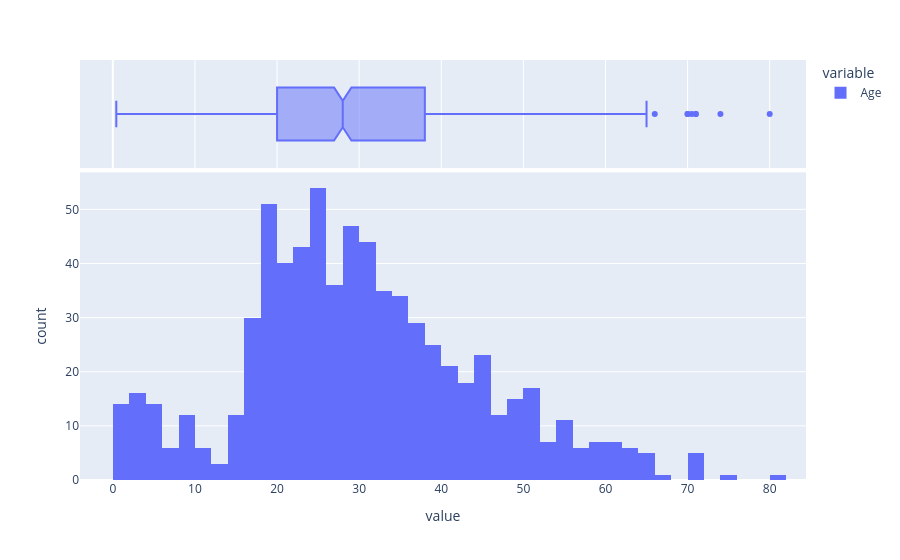

The cell this chart's notebook holds for it:
### Markdown cell above
### 3.1 Age - Missing Values

### Code cell
a=train['Age'].isna().sum()
print("The no of missing values in age are: ",a)
b=len(train['Age'])

print(f'This is {(a/b)*100} % of the values')
px.histogram(train['Age'],marginal='box')

### Figure 1 — Plotly figure (JSON) as saved in the notebook; plotly's stock layout.template omitted (floating-point values rounded to 4 significant figures; data arrays with more than 128 entries replaced by an {"elided": "..."} marker saying what was removed)
{"data": [{"alignmentgroup": "True", "bingroup": "x", "hovertemplate": "variable=Age<br>value=%{x}<br>count=%{y}<extra></extra>", "legendgroup": "Age", "marker": {"color": "#636efa", "pattern": {"shape": ""}}, "name": "Age", "offsetgroup": "Age", "orientation": "v", "showlegend": true, "type": "histogram", "x": {"elided": "891 float values"}, "xaxis": "x", "yaxis": "y"}, {"alignmentgroup": "True", "hovertemplate": "variable=Age<br>value=%{x}<extra></extra>", "legendgroup": "Age", "marker": {"color": "#636efa"}, "name": "Age", "notched": true, "offsetgroup": "Age", "showlegend": false, "type": "box", "x": {"elided": "891 float values"}, "xaxis": "x2", "yaxis": "y2"}], "layout": {"barmode": "relative", "legend": {"title": {"text": "variable"}, "tracegroupgap": 0}, "margin": {"t": 60}, "xaxis": {"anchor": "y", "domain": [0.0, 1.0], "title": {"text": "value"}}, "xaxis2": {"anchor": "y2", "domain": [0.0, 1.0], "matches": "x", "showgrid": true, "showticklabels": false}, "yaxis": {"anchor": "x", "domain": [0.0, 0.7326], "title": {"text": "count"}}, "yaxis2": {"anchor": "x2", "domain": [0.7426, 1.0], "matches": "y2", "showgrid": false, "showline": false, "showticklabels": false, "ticks": ""}}}
